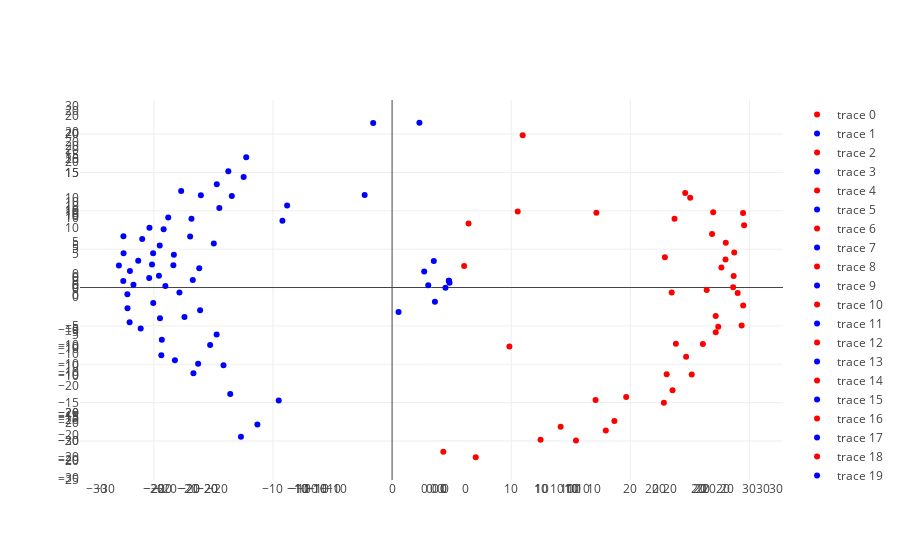

Source (notebook cell):
### Code cell
traces = []

for i, cn in enumerate(sorted(cong.items(), key=lambda x: int(x[0][1:]))):
    sen = cn[1]
    cols = [ c for c in sen.columns if c[0].lower() == 'v'] 
    dist = distance.pdist(sen[cols], metric='euclidean')
    mds = MDS(dissimilarity='precomputed').fit_transform(distance.squareform(dist))

    names = sen.name.values
    dem = np.where(sen.party == 100)[0]
    rep = np.where(sen.party == 200)[0]
    
    names[i], (mds[i, 0], mds[i, 1])
    
    trace1 = Scatter(
        x=mds[rep, 0],
        y=mds[rep, 1],
        text=names[rep],
        mode='markers',
        xaxis='x' + str(i),
        yaxis='y' + str(i),
        marker=Marker(color="red")
        )
    
    trace2 = Scatter(
        x=mds[dem, 0],
        y=mds[dem, 1],
        text=names[dem],
        mode='markers',
        xaxis='x' + str(i),
        yaxis='y' + str(i),
        marker=Marker(color="blue")
        )
    
    traces.append(trace1)
    traces.append(trace2)

layout = Layout(
    xaxis=XAxis(
        domain=[0, 0.45]
    ),
    yaxis=YAxis(
        domain=[0, 0.45]
    ),
    xaxis2=XAxis(
        domain=[0.55, 1]
    ),
    xaxis3=XAxis(
        domain=[0, 0.45],
        anchor='y3'
    ),
    xaxis4=XAxis(
        domain=[0.55, 1],
        anchor='y4'
    ),
    yaxis2=YAxis(
        domain=[0, 0.45],
        anchor='x2'
    ),
    yaxis3=YAxis(
        domain=[0.55, 1]
    ),
    yaxis4=YAxis(
        domain=[0.55, 1],
        anchor='x4'
    )
)

data = Data(traces)
fig = Figure(data=data)

iplot(data, filename='senate partisanship')

### Figure 1 — Plotly figure (JSON) as saved in the notebook; plotly's stock layout.template omitted (floating-point values rounded to 4 significant figures)
{"data": [{"marker": {"color": "red"}, "mode": "markers", "text": ["BUSH       ", "STEVENS, TH", "MURKOWSKI, ", "MCCAIN, JOH", "WILSON, PET", "ARMSTRONG, ", "ROTH, WILLI", "MACK, CONNI", "MCCLURE, JA", "SYMMS, STEV", "COATS, DANI", "LUGAR, RICH", "QUAYLE, JOH", "GRASSLEY, C", "DOLE, BOB  ", "KASSEBAUM, ", "MCCONNELL J", "COHEN, WILL", "BOSCHWITZ, ", "DURENBERGER", "COCHRAN, TH", "LOTT,TRENT ", "DANFORTH, J", "BOND, CHRIS", "BURNS, CONR", "HUMPHREY, G", "RUDMAN, WAR", "DOMENICI, P", "D'AMATO, AL", "HELMS, JESS", "NICKLES, DO", "HATFIELD, M", "PACKWOOD, R", "HEINZ, H. J", "SPECTER, AR", "CHAFEE, JOH", "THURMOND, J", "PRESSLER, L", "GRAMM, WILL", "GARN, JAKE ", "HATCH, ORRI", "JEFFORDS, J", "WARNER, JOH", "GORTON, SLA", "KASTEN, ROB", "WALLOP, MAL", "SIMPSON, AL"], "type": "scatter", "x": [-1.189, -10.55, -9.508, -14.04, -19.89, 6.232, -21.26, -12.03, 2.603, -1.666, -14.21, -11.63, -2.205, -18.29, -2.075, 4.271, -6.107, -17.61, -15.49, -18.11, -1.799, 2.613, -15.24, 1.837, -8.162, 10.7, -18.49, -6.79, -18.53, -14.5, -9.793, 22.59, -14.13, -13.39, -19.85, 10.33, -4.43, -23.11, -7.381, -2.635, 6.047, -15.26, 5.755, -8.742, -16.93, -4.854, 0.2106], "xaxis": "x0", "y": [-7.579, -5.758, -16.02, -13.31, -4.318, -24.14, -11.46, -20.25, -25.12, -26.44, -16.93, -14.11, -2.349, -15.59, -19.2, -13.23, -18.65, 7.175, -11.62, 2.723, -16.34, -21.94, -6.301, -19.77, -18.75, -23.51, -5.732, -9.779, -0.5695, -23.94, -22.0, -2.021, 4.489, 1.537, 4.686, -12.63, -20.12, -6.742, -21.41, -23.05, -20.58, 9.713, -15.18, -12.47, -11.29, -26.57, -16.77], "yaxis": "y0"}, {"marker": {"color": "blue"}, "mode": "markers", "text": ["SHELBY, RIC", "HEFLIN, HOW", "DECONCINI, ", "PRYOR, DAVI", "BUMPERS, DA", "CRANSTON, A", "WIRTH, TIMO", "DODD, CHRIS", "LIEBERMAN, ", "BIDEN, JOSE", "GRAHAM, BOB", "NUNN, SAM  ", "FOWLER, WYC", "INOUYE, DAN", "MATSUNAGA, ", "AKAKA      ", "SIMON, PAUL", "DIXON, ALAN", "HARKIN, TOM", "FORD, WENDE", "BREAUX, JOH", "JOHNSTON, J", "MITCHELL, G", "SARBANES, P", "MIKULSKI, B", "KENNEDY, ED", "KERRY,JOHN ", "RIEGLE, DON", "LEVIN, CARL", "BAUCUS, MAX", "EXON, JOHN ", "KERREY, ROB", "REID, HARRY", "BRYAN, RICH", "BRADLEY, WI", "LAUTENBERG,", "BINGAMAN, J", "MOYNIHAN, D", "SANFORD, TE", "BURDICK, QU", "CONRAD, KEN", "METZENBAUM,", "GLENN, JOHN", "BOREN, DAVI", "PELL, CLAIB", "HOLLINGS, E", "DASCHLE, TH", "GORE, ALBER", "SASSER, JAM", "BENTSEN, LL", "LEAHY, PATR", "ROBB, CHARL", "ADAMS, BROC", "BYRD, ROBER", "ROCKEFELLER", "KOHL, HERBE"], "type": "scatter", "x": [16.58, 16.67, 15.94, 15.02, 12.42, 0.2316, 9.164, -1.193, -8.315, -11.1, 7.163, 8.406, 12.91, 6.517, -2.054, -6.009, -2.986, 11.53, 14.87, 17.97, 14.25, 16.0, 2.705, 2.382, 5.403, 1.368, -6.159, 6.537, 16.3, 20.01, 17.29, -3.64, -7.182, 11.84, -10.94, -6.979, 17.36, 6.936, -7.084, 14.81, -14.79, 9.546, -1.627, 11.63, -3.414, 19.56, 9.711, 2.977, 0.3415, 3.384, 3.743, 4.985, 5.409, 21.23, 18.15, 10.87], "xaxis": "x0", "y": [-9.601, -12.41, 3.679, 9.73, 12.15, 21.7, 17.37, 16.43, 16.65, 17.5, 5.746, 1.243, 7.719, 10.35, 2.123, 5.784, 22.87, -1.715, 17.75, -1.541, -3.229, -1.11, 14.73, 18.56, 18.95, 21.94, 20.98, 15.26, 13.23, 1.929, -6.775, 14.63, 10.29, 5.381, 20.49, 19.49, 11.13, 20.71, 13.94, 15.17, 14.97, 22.31, 11.41, -6.45, 19.93, -3.785, 13.73, 11.18, 18.76, 5.259, 20.61, 3.648, 21.04, 5.405, 8.843, 17.17], "yaxis": "y0"}, {"marker": {"color": "red"}, "mode": "markers", "text": ["BUSH       ", "MURKOWSKI  ", "STEVENS    ", "MCCAIN     ", "SEYMOUR    ", "BROWN, HANK", "ROTH, WILLI", "MACK       ", "CRAIG      ", "SYMMS      ", "COATS      ", "LUGAR      ", "GRASSLEY   ", "DOLE       ", "KASSEBAUM  ", "MCCONNELL  ", "COHEN      ", "DURENBERGER", "COCHRAN    ", "LOTT       ", "BOND       ", "DANFORTH   ", "BURNS      ", "RUDMAN     ", "SMITH, ROBE", "DOMENICI   ", "D'AMATO    ", "HELMS      ", "NICKLES, DO", "HATFIELD   ", "PACKWOOD   ", "HEINZ      ", "SPECTER    ", "CHAFEE     ", "THURMOND   ", "PRESSLER   ", "GRAMM, PHIL", "GARN       ", "HATCH      ", "JEFFORDS   ", "WARNER     ", "GORTON     ", "KASTEN     ", "SIMPSON    ", "WALLOP     "], "type": "scatter", "x": [-3.129, 4.133, 4.832, -14.28, -4.795, -19.3, -20.18, -15.07, -9.055, -11.22, 0.632, 5.905, -16.04, 1.368, 9.085, -1.747, 16.78, 17.17, 0.2994, -7.819, -10.8, 10.91, -8.864, 14.07, -19.35, 2.603, 12.15, -4.388, -13.16, 19.5, 11.32, -1.085, 16.97, -17.92, -3.394, -11.44, -5.558, 3.961, -5.501, -18.54, -7.343, 8.148, 10.32, -1.22, -14.65], "xaxis": "x1", "y": [-7.197, -18.14, -15.0, -12.81, -13.68, -14.14, -10.04, -15.71, -24.51, -23.44, -23.02, -20.79, -10.34, -21.34, -13.06, -19.55, -9.131, -11.42, -17.96, -20.71, -12.4, -15.35, -18.61, -16.32, -19.43, -16.87, -12.18, -24.27, -17.47, -3.528, -6.32, -3.275, -6.38, -2.564, -19.11, -16.5, -22.45, -22.73, -17.79, 5.091, -13.03, -16.71, -19.39, -16.62, -21.58], "yaxis": "y1"}, {"marker": {"color": "blue"}, "mode": "markers", "text": ["HEFLIN     ", "SHELBY     ", "DECONCINI  ", "BUMPERS    ", "PRYOR      ", "CRANSTON   ", "WIRTH      ", "DODD       ", "LIEBERMAN  ", "BIDEN      ", "GRAHAM, BOB", "FOWLER     ", "NUNN       ", "AKAKA      ", "INOUYE     ", "DIXON, ALAN", "SIMON      ", "HARKIN     ", "FORD, WENDE", "BREAUX     ", "JOHNSTON, B", "MITCHELL, G", "MIKULSKI   ", "SARBANES   ", "KENNEDY, ED", "KERRY, JOHN", "LEVIN, CARL", "RIEGLE     ", "WELLSTONE  ", "BAUCUS     ", "EXON       ", "KERREY, ROB", "BRYAN, RICH", "REID       ", "BRADLEY    ", "LAUTENBERG ", "BINGAMAN   ", "MOYNIHAN   ", "SANFORD    ", "BURDICK    ", "CONRAD     ", "BURDICK2   ", "GLENN      ", "METZENBAUM ", "BOREN      ", "WOFFORD    ", "PELL       ", "HOLLINGS   ", "DASCHLE    ", "GORE       ", "SASSER     ", "BENTSEN    ", "LEAHY      ", "ROBB       ", "ADAMS      ", "BYRD, ROBER", "ROCKEFELLER", "KOHL       "], "type": "scatter", "x": [-17.39, 13.35, -15.77, -9.202, -4.849, 15.07, 16.7, 12.48, 12.5, 13.31, -12.96, -10.58, 11.69, 4.549, 7.992, 7.456, -0.631, 9.825, -12.45, -12.18, -15.05, 6.55, 1.903, 6.806, 10.16, 8.84, 1.053, -1.284, 12.55, -2.34, -13.39, 5.232, -9.478, -12.82, 16.48, 6.419, 16.04, 12.75, -5.738, 2.916, 19.81, 0.4586, -6.278, 3.246, -10.19, 6.711, 11.24, 20.53, -4.122, 1.012, -3.769, -2.166, 3.934, -4.57, 8.111, -15.94, -0.1064, -8.733], "xaxis": "x1", "y": [0.8581, -4.652, 12.8, 10.58, 5.223, 12.49, 8.879, 8.831, 7.032, 13.73, 15.29, 15.56, 1.979, 15.39, 7.417, 2.042, 22.26, 11.25, 6.939, 4.089, 5.649, 16.48, 15.36, 19.26, 17.19, 17.48, 18.98, 18.65, 19.8, 12.92, 8.726, 8.413, 13.43, 12.42, 13.29, 20.36, 5.753, 15.36, 13.81, 7.2, 4.957, -1.743, 17.53, 22.68, 2.855, 12.98, 14.76, -0.5545, 17.26, 10.09, 19.7, 4.408, 19.65, 8.761, 18.97, 11.28, 16.69, 18.96], "yaxis": "y1"}, {"marker": {"color": "red"}, "mode": "markers", "text": ["MURKOWSKI  ", "STEVENS    ", "MCCAIN     ", "BROWN, HANK", "ROTH, WILLI", "MACK       ", "COVERDELL  ", "CRAIG      ", "KEMPTHORNE ", "COATS      ", "LUGAR      ", "GRASSLEY   ", "DOLE       ", "KASSEBAUM  ", "MCCONNELL  ", "COHEN      ", "DURENBERGER", "COCHRAN    ", "LOTT       ", "BOND       ", "DANFORTH   ", "BURNS      ", "GREGG      ", "SMITH, ROBE", "DOMENICI   ", "D'AMATO    ", "FAIRCLOTH  ", "HELMS      ", "NICKLES, DO", "INHOFE     ", "HATFIELD   ", "PACKWOOD   ", "SPECTER    ", "CHAFEE     ", "THURMOND   ", "PRESSLER   ", "HUTCHISON  ", "GRAMM, PHIL", "BENNETT    ", "HATCH      ", "JEFFORDS   ", "WARNER     ", "GORTON     ", "SIMPSON    ", "WALLOP     "], "type": "scatter", "x": [-16.09, -6.164, -27.71, -13.67, -2.901, -24.08, -22.31, -22.6, -22.01, -23.95, -23.29, -12.26, -20.89, -19.68, -16.35, 0.4725, -17.37, -12.84, -18.2, -18.7, -22.67, -20.86, -27.86, -22.4, -9.196, -7.642, -28.71, -27.14, -27.34, -2.731, 12.52, 1.536, 4.962, 8.286, -19.71, -26.11, -13.63, -23.45, -16.35, -18.96, -13.49, -20.88, -5.977, -11.27, -18.57], "xaxis": "x2", "y": [-13.25, -18.11, -2.014, -26.32, -26.8, -7.358, -8.682, -16.09, -16.86, -1.52, 1.676, -22.75, -12.81, 6.834, -17.87, -19.81, 11.49, -15.67, -19.18, -2.301, 9.055, -5.264, 2.373, -21.63, -15.88, -22.86, -11.94, -15.7, -8.027, -2.881, -21.24, -22.66, -20.38, -19.79, -9.992, -4.982, -5.944, -11.68, -15.21, -14.26, 18.04, 2.615, -21.51, -18.76, -24.45], "yaxis": "y2"}, {"marker": {"color": "blue"}, "mode": "markers", "text": ["CLINTON    ", "HEFLIN     ", "SHELBY     ", "DECONCINI  ", "BUMPERS    ", "PRYOR      ", "BOXER      ", "FEINSTEIN  ", "CAMPBELL   ", "DODD       ", "LIEBERMAN  ", "BIDEN      ", "GRAHAM, BOB", "NUNN       ", "AKAKA      ", "INOUYE     ", "MOSELEY-BRA", "SIMON      ", "HARKIN     ", "FORD, WENDE", "BREAUX     ", "JOHNSTON, B", "MITCHELL, G", "MIKULSKI   ", "SARBANES   ", "KENNEDY, ED", "KERRY, JOHN", "LEVIN, CARL", "RIEGLE     ", "WELLSTONE  ", "BAUCUS     ", "EXON       ", "KERREY, ROB", "BRYAN, RICH", "REID       ", "BRADLEY    ", "LAUTENBERG ", "BINGAMAN   ", "MOYNIHAN   ", "CONRAD     ", "DORGAN     ", "GLENN      ", "METZENBAUM ", "BOREN      ", "WOFFORD    ", "PELL       ", "HOLLINGS   ", "DASCHLE    ", "MATHEWS    ", "SASSER     ", "KRUEGER    ", "LEAHY      ", "ROBB       ", "MURRAY     ", "BYRD, ROBER", "ROCKEFELLER", "FEINGOLD   ", "KOHL       "], "type": "scatter", "x": [1.522, -9.342, 4.149, 20.97, 10.08, 11.75, 22.91, 11.31, 14.45, 10.65, 0.5446, 17.15, 6.395, -5.795, 15.0, 9.148, 20.48, 24.59, 21.9, 4.669, 0.6838, -0.1999, 17.84, 12.55, 16.76, 18.1, 16.97, 20.28, 14.58, 25.81, 12.26, -5.01, 12.52, 3.918, 7.577, 16.01, 22.27, 5.177, 21.96, 18.12, 18.76, 12.18, 25.21, -1.871, 18.69, 20.88, -2.311, 13.68, 14.65, 4.039, -1.095, 20.52, 5.551, 17.86, 2.222, 11.8, 26.54, 20.2], "xaxis": "x2", "y": [-1.146, 18.35, -15.48, -7.389, 20.25, 4.597, 1.997, 8.474, -7.406, 15.89, 17.6, 4.342, 15.55, 14.19, 12.79, 9.498, 13.3, 5.813, 5.452, 13.42, 12.76, 15.35, 13.95, 16.39, 12.11, 10.42, 15.36, 10.07, 15.57, 0.9604, 0.873, 18.35, -3.658, 19.61, 20.59, 19.61, -3.502, 8.588, 4.043, -6.754, -5.169, 19.27, 7.476, 20.58, 1.262, 12.04, 22.97, 8.86, 0.008809, 21.75, -1.683, 7.242, 17.68, 7.093, 24.13, 13.22, -5.909, -11.27], "yaxis": "y2"}, {"marker": {"color": "red"}, "mode": "markers", "text": ["SHELBY     ", "MURKOWSKI  ", "STEVENS    ", "KYL        ", "MCCAIN     ", "BROWN, HANK", "CAMPBELLR   ", "ROTH, WILLI", "MACK       ", "COVERDELL  ", "CRAIG      ", "KEMPTHORNE ", "COATS      ", "LUGAR      ", "GRASSLEY   ", "DOLE       ", "FRAHM      ", "KASSEBAUM  ", "MCCONNELL  ", "COHEN      ", "SNOWE      ", "ABRAHAM    ", "GRAMS      ", "COCHRAN    ", "LOTT       ", "ASHCROFT   ", "BOND       ", "BURNS      ", "GREGG      ", "SMITH, ROBE", "DOMENICI   ", "D'AMATO    ", "FAIRCLOTH  ", "HELMS      ", "DEWINE     ", "INHOFE     ", "NICKLES, DO", "HATFIELD   ", "PACKWOOD   ", "SANTORUM   ", "SPECTER    ", "CHAFEE     ", "THURMOND   ", "PRESSLER   ", "FRIST      ", "THOMPSON   ", "GRAMM, PHIL", "HUTCHISON  ", "BENNETT    ", "HATCH      ", "JEFFORDS   ", "WARNER     ", "GORTON     ", "SIMPSON    ", "THOMAS     "], "type": "scatter", "x": [0.4602, -7.741, -2.672, -24.1, -27.62, -28.0, -18.48, -24.7, -2.61, -12.4, -14.14, -13.49, -18.55, 1.469, -22.21, -13.2, 1.073, -20.66, -7.777, -20.75, 10.98, -17.08, -20.38, -2.428, -11.38, -15.87, -2.185, -9.502, -21.74, -22.69, -7.185, 1.389, -19.89, -10.19, 3.626, -17.37, -18.92, 12.19, -10.06, -15.0, 15.19, -23.85, -9.815, -4.688, -11.88, -24.1, -7.82, -14.38, -4.504, -4.973, 18.45, -11.21, -20.49, -16.61, -19.71], "xaxis": "x3", "y": [25.69, 19.35, 16.14, 15.97, 6.237, 9.891, -1.775, 2.983, 26.35, 20.4, 22.28, 22.82, 16.47, 22.9, 9.518, 10.76, 0.7013, 0.5909, 23.42, -8.52, 17.98, 12.46, 18.22, 22.46, 23.75, 23.93, 19.22, 19.45, 11.57, 17.37, 15.12, 20.4, 21.98, 27.05, 23.3, 20.91, 19.6, 22.69, -1.182, 14.4, 18.38, -5.475, 21.85, 25.09, 16.75, 10.42, 26.91, 18.56, 20.78, 23.6, 16.42, 14.13, 6.794, 5.404, 14.85], "yaxis": "y3"}, {"marker": {"color": "blue"}, "mode": "markers", "text": ["CLINTON    ", "HEFLIN     ", "BUMPERS    ", "PRYOR      ", "BOXER      ", "FEINSTEIN  ", "CAMPBELLD   ", "DODD       ", "LIEBERMAN  ", "BIDEN      ", "GRAHAM, BOB", "NUNN       ", "AKAKA      ", "INOUYE     ", "MOSELEY-BRA", "SIMON      ", "HARKIN     ", "FORD, WENDE", "BREAUX     ", "JOHNSTON, B", "MIKULSKI   ", "SARBANES   ", "KENNEDY, ED", "KERRY, JOHN", "LEVIN, CARL", "WELLSTONE  ", "BAUCUS     ", "EXON       ", "KERREY, BOB", "BRYAN, RICH", "REID       ", "BRADLEY    ", "LAUTENBERG ", "BINGAMAN   ", "MOYNIHAN   ", "CONRAD     ", "DORGAN     ", "GLENN      ", "WYDEN      ", "PELL       ", "HOLLINGS   ", "DASCHLE    ", "LEAHY      ", "ROBB       ", "MURRAY     ", "BYRD, ROBER", "ROCKEFELLER", "FEINGOLD   ", "KOHL       "], "type": "scatter", "x": [3.704, -16.04, 10.97, 9.161, 18.53, 27.8, 0.03111, 27.21, 27.62, 19.15, 22.19, 22.66, 21.34, 25.27, 28.32, 2.247, 9.957, 24.18, -6.867, 26.83, 20.47, 20.25, 18.38, 15.0, 16.06, 12.33, -12.77, 21.51, -2.551, -2.43, -7.02, 5.831, 14.4, 13.63, 5.595, 10.43, 4.834, 24.29, 3.045, 26.22, -9.797, 18.95, 23.1, 25.25, 23.85, -6.291, 17.69, 4.571, 1.077], "xaxis": "x3", "y": [-4.932, -18.54, -25.14, -21.13, -26.14, -4.787, -3.284, -11.1, 1.409, -11.14, -7.314, 6.395, -21.06, -8.515, -13.3, -31.89, -28.33, -4.17, -20.96, 3.92, -14.53, -23.14, -24.26, -22.73, -26.05, -30.2, -23.01, -1.522, -26.57, -24.5, -24.3, -23.88, -27.4, -17.0, -29.35, -20.83, -25.72, -13.81, -9.227, -16.16, -26.48, -19.92, -20.28, -1.361, -18.79, -30.0, -16.36, -32.89, -27.01], "yaxis": "y3"}, {"marker": {"color": "red"}, "mode": "markers", "text": ["SESSIONS   ", "SHELBY     ", "MURKOWSKI  ", "STEVENS    ", "KYL        ", "MCCAIN     ", "HUTCHINSON,", "ALLARD     ", "CAMPBELL   ", "ROTH, WILLI", "MACK       ", "COVERDELL  ", "CRAIG      ", "KEMPTHORNE ", "COATS      ", "LUGAR      ", "GRASSLEY   ", "BROWNBACK  ", "ROBERTS    ", "MCCONNELL  ", "COLLINS    ", "SNOWE      ", "ABRAHAM    ", "GRAMS      ", "COCHRAN    ", "LOTT       ", "ASHCROFT   ", "BOND       ", "BURNS      ", "HAGEL      ", "GREGG      ", "SMITH, ROBE", "DOMENICI   ", "D'AMATO    ", "FAIRCLOTH  ", "HELMS      ", "DEWINE     ", "INHOFE     ", "NICKLES, DO", "SMITH, GORD", "SANTORUM   ", "SPECTER    ", "CHAFEE     ", "THURMOND   ", "FRIST      ", "THOMPSON   ", "GRAMM, PHIL", "HUTCHISON, ", "BENNETT    ", "HATCH      ", "JEFFORDS   ", "WARNER     ", "GORTON     ", "ENZI       ", "THOMAS     "], "type": "scatter", "x": [12.48, 20.88, 13.66, 17.27, 6.767, -2.53, 7.61, 15.75, 0.07207, 8.766, 17.15, 18.26, 18.5, 11.37, 1.694, 6.796, 5.167, 16.79, 8.443, 16.41, 13.19, 13.52, 9.342, 19.75, 17.33, 16.1, 9.301, 17.63, 12.35, 19.61, 21.23, 12.5, 14.84, 10.69, 2.384, 3.469, 13.16, 11.4, 14.32, 11.26, 4.05, -10.66, 11.17, 14.73, 11.31, 0.4197, 9.657, 6.897, 14.71, 12.26, 9.827, 19.95, 19.41, 16.91, 13.48], "xaxis": "x4", "y": [-17.87, -6.047, -6.157, 5.532, -21.69, -18.64, -18.59, -16.37, -14.15, -0.2141, -4.113, -7.191, -10.1, -13.72, -18.2, -6.076, -12.59, -14.38, -11.81, -9.961, 9.951, 11.85, -10.76, -11.55, 1.934, -7.923, -22.13, -0.5049, -10.53, -3.448, -1.818, -20.92, 2.305, 8.69, -23.22, -21.4, 1.535, -20.05, -17.34, -1.216, -15.37, -12.25, 12.62, -10.47, -7.073, -19.67, -20.02, -14.98, -0.5383, -3.374, 15.48, 1.218, 4.273, -12.94, -13.86], "yaxis": "y4"}, {"marker": {"color": "blue"}, "mode": "markers", "text": ["CLINTON    ", "BUMPERS    ", "BOXER      ", "FEINSTEIN  ", "DODD       ", "LIEBERMAN  ", "BIDEN      ", "GRAHAM, BOB", "CLELAND    ", "AKAKA      ", "INOUYE     ", "DURBIN     ", "MOSELEY-BRA", "HARKIN     ", "FORD, WENDE", "BREAUX     ", "LANDRIEU   ", "MIKULSKI   ", "SARBANES   ", "KENNEDY, ED", "KERRY, JOHN", "LEVIN, CARL", "WELLSTONE  ", "BAUCUS     ", "KERREY, BOB", "BRYAN, RICH", "REID       ", "LAUTENBERG ", "TORRICELLI ", "BINGAMAN   ", "MOYNIHAN   ", "CONRAD     ", "DORGAN     ", "GLENN      ", "WYDEN      ", "REED       ", "HOLLINGS   ", "DASCHLE    ", "JOHNSON    ", "LEAHY      ", "ROBB       ", "MURRAY     ", "BYRD, ROBER", "ROCKEFELLER", "FEINGOLD   ", "KOHL       "], "type": "scatter", "x": [-4.38, -14.82, -14.05, -12.57, -12.43, -11.84, -16.01, -16.28, -21.87, -17.79, -10.3, -19.14, -19.89, -12.05, -21.14, -15.75, -15.62, -15.63, -17.46, -20.71, -15.62, -21.0, -13.21, -5.506, -5.443, -19.83, -18.96, -19.95, -9.353, -9.234, -3.04, -21.57, -22.48, -8.123, -6.0, -18.06, 1.228, -18.99, -22.11, -20.5, -18.65, -12.6, 2.673, -16.37, -4.58, -1.789], "xaxis": "x4", "y": [0.3647, 20.02, 16.55, 8.152, 11.45, 2.127, 3.282, -3.517, -0.9963, 10.63, 10.5, 14.22, 3.556, 20.83, -6.065, -8.462, 1.053, 11.42, 15.77, 13.66, 14.34, 9.738, 23.53, 11.77, 15.89, -3.31, -2.447, 11.12, 17.64, 15.16, 18.06, 0.5418, 1.874, 18.63, 20.16, 14.5, 20.62, 6.184, 5.317, 6.824, -7.159, 15.3, 22.85, 7.111, 25.26, 21.78], "yaxis": "y4"}, {"marker": {"color": "red"}, "mode": "markers", "text": ["SESSIONS", "SHELBY", "MURKOWSKI", "STEVENS", "KYL", "MCCAIN", "HUTCHINSON", "ALLARD", "CAMPBELL", "ROTH  WILLI", "MACK", "COVERDELL", "CRAIG", "CRAPO", "FITZGERALD", "LUGAR", "GRASSLEY", "BROWNBACK", "ROBERTS", "BUNNING", "MCCONNELL", "COLLINS", "SNOWE", "ABRAHAM", "GRAMS", "COCHRAN", "LOTT", "ASHCROFT", "BOND", "BURNS", "HAGEL", "GREGG", "SMITH  ROBE", "DOMENICI", "HELMS", "DEWINE", "VOINOVICH", "INHOFE", "NICKLES  DO", "SMITH  GORD", "SANTORUM", "SPECTER", "CHAFEE", "CHAFEE", "THURMOND", "FRIST", "THOMPSON", "GRAMM  PHIL", "HUTCHISON", "BENNETT", "HATCH", "JEFFORDS", "WARNER", "GORTON", "ENZI", "THOMAS"], "type": "scatter", "x": [-21.42, -8.321, -13.51, -5.626, -15.27, -17.28, -20.43, -18.57, -19.68, 0.4455, -11.71, -15.73, -18.1, -16.6, -19.0, -2.97, -8.598, -18.82, -13.81, -23.02, -12.79, 4.764, -15.37, -13.58, -20.22, -11.0, -14.65, -19.29, -10.4, -15.4, -9.781, -21.38, -26.05, -8.698, -24.29, -16.2, 0.3761, -14.44, -19.57, -2.894, -15.54, 10.07, 6.812, -2.722, -18.2, -13.28, -7.662, -22.09, -17.01, -9.256, -10.27, 9.418, -4.983, -7.115, -19.93, -15.64], "xaxis": "x5", "y": [5.666, 19.45, 13.16, 17.28, 18.42, -9.576, 2.357, 14.97, -2.041, 17.93, 11.31, 6.931, 11.13, 11.02, -6.478, 18.02, 17.02, 9.079, 9.782, 3.672, 14.79, 19.35, -12.21, -0.2599, 8.147, 13.74, 12.93, 5.378, 15.79, 4.761, 19.41, -0.2283, -2.387, 12.08, 0.9338, -3.681, 23.35, 20.32, 14.54, 15.94, 2.315, 19.14, 11.62, -9.072, 4.22, 8.197, 21.74, 10.54, 1.163, 10.29, 7.721, 16.53, 13.44, 15.05, 12.65, 16.03], "yaxis": "y5"}, {"marker": {"color": "blue"}, "mode": "markers", "text": ["CLINTON", "LINCOLN", "BOXER", "FEINSTEIN", "DODD", "LIEBERMAN", "BIDEN", "GRAHAM  BOB", "CLELAND", "MILLER", "AKAKA", "INOUYE", "DURBIN", "BAYH", "HARKIN", "BREAUX", "LANDRIEU", "MIKULSKI", "SARBANES", "KENNEDY  ED", "KERRY  JOHN", "LEVIN  CARL", "WELLSTONE", "BAUCUS", "KERREY  BOB", "BRYAN  RICH", "REID", "LAUTENBERG", "TORRICELLI", "BINGAMAN", "MOYNIHAN", "SCHUMER", "EDWARDS", "CONRAD", "DORGAN", "WYDEN", "REED", "HOLLINGS", "DASCHLE", "JOHNSON", "LEAHY", "ROBB", "MURRAY", "BYRD  ROBER", "ROCKEFELLER", "FEINGOLD", "KOHL"], "type": "scatter", "x": [5.546, 2.878, 18.78, 10.93, 18.05, 20.07, 8.153, 4.697, 19.39, 0.8341, 19.46, 14.78, 16.18, 8.98, 23.31, -1.951, 4.522, 19.74, 20.79, 20.92, 15.4, 17.85, 27.26, 19.28, 5.754, 17.39, 21.47, 21.57, 2.237, 9.065, 18.01, 15.6, 12.91, 21.68, 22.77, 13.74, 22.27, 6.267, 15.15, 11.89, 23.68, 10.63, 13.86, 21.4, 17.17, 27.17, 8.735], "xaxis": "x5", "y": [1.688, -19.09, -17.92, -13.38, -5.552, 1.728, -20.64, -23.02, -5.084, -1.439, -11.3, -6.465, -17.55, -18.24, -8.944, -20.25, -17.54, -15.27, -13.97, -9.044, -12.44, -14.22, -3.327, -2.143, -18.91, -8.955, -6.696, -12.37, -22.5, -14.7, -0.2817, -15.53, -19.47, 0.9611, -1.019, -16.26, -10.61, -24.94, -10.39, -17.81, -3.982, -19.99, -13.38, 7.67, -12.52, 4.178, -22.42], "yaxis": "y5"}, {"marker": {"color": "red"}, "mode": "markers", "text": ["BUSH", "SESSIONS", "SHELBY", "MURKOWSKI", "STEVENS", "KYL", "MCCAIN", "HUTCHINSON", "ALLARD", "CAMPBELL", "CRAIG", "CRAPO", "FITZGERALD", "LUGAR", "GRASSLEY", "BROWNBACK", "ROBERTS", "BUNNING", "MCCONNELL", "COLLINS", "SNOWE", "COCHRAN", "LOTT", "BOND", "BURNS", "HAGEL", "ENSIGN", "GREGG", "SMITH  ROBE", "DOMENICI", "HELMS", "DEWINE", "VOINOVICH", "INHOFE", "NICKLES  DO", "SMITH  GORD", "SANTORUM", "SPECTER", "CHAFEE", "THURMOND", "FRIST", "THOMPSON", "GRAMM  PHIL", "HUTCHISON", "BENNETT", "HATCH", "JEFFORDS", "ALLEN", "WARNER", "ENZI", "THOMAS"], "type": "scatter", "x": [-2.482, -15.9, -11.98, -14.49, -11.1, -23.17, -8.805, -15.38, -21.88, -13.16, -18.76, -15.07, -11.68, -16.59, -16.91, -19.37, -18.01, -22.28, -19.03, -5.526, -4.122, -12.26, -20.92, -17.57, -15.85, -17.88, -17.18, -17.79, -21.46, -11.66, -13.32, -13.54, -15.57, -19.9, -23.11, -9.504, -20.71, -2.932, -1.751, -19.74, -19.38, -18.58, -23.57, -14.85, -17.9, -16.87, -2.452, -15.37, -12.06, -22.27, -22.17], "xaxis": "x6", "y": [-5.503, -12.39, 4.65, -2.927, -7.438, -8.483, 21.13, 11.06, 2.296, 6.471, 2.376, 2.746, 16.37, -9.366, 8.441, 9.063, 4.23, 0.4159, -2.553, 15.72, 16.22, -9.267, -4.817, -6.557, 0.517, 6.472, 13.85, -13.39, 9.832, -1.065, -15.16, 12.23, -15.51, 5.204, -4.894, 12.35, -0.6933, 18.71, -18.82, -7.819, -4.426, -10.97, 5.89, -10.68, -0.4175, -2.327, -14.8, -5.73, 9.52, -1.484, 3.592], "yaxis": "y6"}, {"marker": {"color": "blue"}, "mode": "markers", "text": ["LINCOLN", "BOXER", "FEINSTEIN", "DODD", "LIEBERMAN", "BIDEN", "CARPER", "GRAHAM  BOB", "NELSON  CLA", "CLELAND", "MILLER", "AKAKA", "INOUYE", "DURBIN", "BAYH", "HARKIN", "BREAUX", "LANDRIEU", "MIKULSKI", "SARBANES", "KENNEDY  ED", "KERRY  JOHN", "STABENOW", "LEVIN  CARL", "DAYTON", "WELLSTONE", "CARNAHAN", "BAUCUS", "NELSON  BEN", "REID", "CORZINE", "TORRICELLI", "BINGAMAN", "CLINTON", "SCHUMER", "EDWARDS", "CONRAD", "DORGAN", "WYDEN", "REED", "HOLLINGS", "DASCHLE", "JOHNSON", "LEAHY", "CANTWELL", "MURRAY", "BYRD  ROBER", "ROCKEFELLER", "FEINGOLD", "KOHL"], "type": "scatter", "x": [6.853, 22.7, 13.98, 19.43, 14.19, 17.18, 11.26, 13.73, 13.47, 9.305, -2.077, 17.32, 17.18, 21.58, 9.133, 19.75, 4.016, 7.668, 18.98, 21.7, 22.31, 17.86, 19.42, 20.63, 23.01, 23.27, 11.49, 7.279, 2.98, 17.65, 21.96, 13.66, 13.87, 20.51, 19.6, 13.19, 15.48, 13.88, 17.18, 22.67, 17.08, 14.92, 12.36, 20.62, 17.74, 18.97, 16.47, 17.19, 14.81, 12.04], "xaxis": "x6", "y": [-10.8, 5.06, 9.571, -9.459, -8.02, 6.339, 13.47, -13.81, -12.58, 11.56, 12.54, -4.34, -6.565, -5.702, -15.69, -7.186, 16.34, -13.43, -1.477, -1.42, 2.575, 0.6131, -2.807, -4.589, -0.006886, -3.538, -10.3, 15.36, 14.4, 1.962, -8.821, 13.5, 6.604, 4.417, 6.028, -3.107, -11.32, -5.954, 10.49, -1.193, -13.12, 0.9611, 2.581, 1.507, 7.989, 8.07, 14.63, -8.264, -20.02, -0.2031], "yaxis": "y6"}, {"marker": {"color": "red"}, "mode": "markers", "text": ["BUSH", "SESSIONS", "SHELBY", "MURKOWSKI", "STEVENS", "KYL", "MCCAIN", "ALLARD", "CAMPBELL", "CHAMBLISS", "CRAIG", "CRAPO", "FITZGERALD", "LUGAR", "GRASSLEY", "BROWNBACK", "ROBERTS", "BUNNING", "MCCONNELL", "COLLINS", "SNOWE", "COLEMAN", "COCHRAN", "LOTT", "TALENT", "BOND", "BURNS", "HAGEL", "ENSIGN", "GREGG", "SUNUNU", "DOMENICI", "DOLE", "DEWINE", "VOINOVICH", "INHOFE", "NICKLES  DO", "SMITH  GORD", "SANTORUM", "SPECTER", "CHAFEE", "GRAHAM", "FRIST", "ALEXANDER", "CORNYN", "HUTCHISON", "BENNETT", "HATCH", "ALLEN", "WARNER", "ENZI", "THOMAS"], "type": "scatter", "x": [1.371, 22.73, 16.49, 13.43, 16.45, 22.14, 12.41, 23.22, 12.39, 20.34, 22.37, 20.38, 16.4, 18.6, 17.81, 19.3, 18.88, 20.93, 21.07, 10.24, 7.216, 14.46, 18.76, 18.29, 16.07, 16.7, 19.79, 16.86, 18.53, 17.02, 19.59, 14.0, 17.56, 13.28, 15.42, 20.43, 22.81, 12.23, 20.43, 11.19, 7.02, 17.98, 20.13, 20.33, 22.38, 17.43, 16.71, 18.45, 18.03, 15.0, 22.63, 22.75], "xaxis": "x7", "y": [4.465, 3.991, 2.863, 2.082, -6.347, 8.951, -18.47, 1.212, 8.596, -3.289, -0.6936, 0.9689, 9.497, -10.23, -4.952, -8.818, -6.553, -2.091, -4.848, 15.91, -17.91, -10.21, -3.738, 5.298, -4.953, -2.816, -0.9797, -10.29, 12.11, 13.49, 11.58, -2.325, -7.793, -13.31, -14.04, 3.565, 6.868, -8.077, 7.617, 14.28, 19.2, 7.29, -5.385, -7.797, -2.601, -13.07, -0.3882, -1.224, 2.149, 5.454, 4.742, 2.617], "yaxis": "y7"}, {"marker": {"color": "blue"}, "mode": "markers", "text": ["PRYOR", "LINCOLN", "BOXER", "FEINSTEIN", "DODD", "LIEBERMAN", "BIDEN", "CARPER", "GRAHAM  BOB", "NELSON  CLA", "MILLER", "AKAKA", "INOUYE", "DURBIN", "BAYH", "HARKIN", "BREAUX", "LANDRIEU", "MIKULSKI", "SARBANES", "KENNEDY  ED", "KERRY  JOHN", "STABENOW", "LEVIN  CARL", "DAYTON", "BAUCUS", "NELSON  BEN", "REID", "CORZINE", "LAUTENBERG", "BINGAMAN", "CLINTON", "SCHUMER", "EDWARDS", "CONRAD", "DORGAN", "WYDEN", "REED", "HOLLINGS", "DASCHLE", "JOHNSON", "LEAHY", "CANTWELL", "MURRAY", "BYRD  ROBER", "ROCKEFELLER", "FEINGOLD", "KOHL"], "type": "scatter", "x": [-16.16, -14.36, -24.2, -20.46, -24.48, -10.72, -17.22, -16.92, -15.8, -17.22, 11.53, -20.97, -18.03, -25.37, -12.53, -22.29, -7.362, -13.9, -22.9, -24.92, -22.53, -6.589, -22.95, -25.13, -22.25, -11.32, -4.429, -18.87, -23.4, -24.32, -21.36, -22.2, -21.12, -11.29, -18.07, -18.73, -20.08, -24.8, -18.18, -20.92, -17.51, -21.52, -19.86, -20.44, -20.63, -23.43, -24.71, -19.34], "xaxis": "x7", "y": [-11.24, -12.2, 4.396, -3.691, -1.58, 10.86, 6.262, -14.97, 14.95, 8.292, -11.51, 10.68, 11.68, 1.366, 16.57, 10.49, -19.54, -14.38, -1.838, 2.982, 8.686, 13.39, -0.5039, 0.06196, -7.413, -16.8, -17.78, -6.003, 6.439, 8.353, -10.36, 4.64, 2.355, 13.03, -13.63, -9.865, -1.784, 6.011, 16.5, -7.608, -6.808, 6.7, 3.264, 1.006, 14.41, -4.702, -7.64, -0.971], "yaxis": "y7"}, {"marker": {"color": "red"}, "mode": "markers", "text": ["BUSH       ", "SESSIONS   ", "SHELBY     ", "MURKOWSKI  ", "STEVENS    ", "KYL        ", "MCCAIN     ", "ALLARD     ", "MARTINEZ   ", "CHAMBLISS  ", "ISAKSON    ", "CRAIG      ", "CRAPO      ", "LUGAR      ", "GRASSLEY   ", "BROWNBACK  ", "ROBERTS    ", "BUNNING    ", "MCCONNELL  ", "VITTER     ", "COLLINS    ", "SNOWE      ", "COLEMAN    ", "COCHRAN    ", "LOTT       ", "TALENT     ", "BOND       ", "BURNS      ", "HAGEL      ", "ENSIGN     ", "GREGG      ", "SUNUNU     ", "DOMENICI   ", "BURR       ", "DOLE       ", "DEWINE     ", "VOINOVICH  ", "INHOFE     ", "COBURN     ", "SMITH  GORD", "SANTORUM   ", "SPECTER    ", "CHAFEE     ", "DEMINT     ", "GRAHAM     ", "THUNE      ", "FRIST      ", "ALEXANDER  ", "CORNYN     ", "HUTCHISON  ", "BENNETT    ", "HATCH      ", "ALLEN      ", "WARNER     ", "ENZI       ", "THOMAS     "], "type": "scatter", "x": [0.4644, 23.2, 15.05, 12.33, 13.68, 21.9, 10.66, 23.67, 12.32, 18.45, 19.64, 15.19, 17.07, 11.63, 20.99, 14.81, 16.38, 22.78, 20.92, 18.0, 2.771, 0.02806, 7.11, 17.26, 16.37, 13.03, 19.5, 16.47, 13.57, 18.15, 20.16, 17.83, 11.73, 23.21, 18.88, 4.568, 9.299, 20.38, 18.27, 10.05, 17.44, 4.332, -4.759, 22.9, 13.61, 13.11, 20.43, 18.93, 20.84, 12.73, 14.9, 16.17, 19.75, 10.67, 18.71, 22.72], "xaxis": "x8", "y": [-3.048, -5.318, -1.66, 7.482, 9.683, -10.03, -19.69, 0.7306, -8.675, -3.275, -4.062, -7.057, -4.927, 15.22, 5.728, -12.01, 0.6164, -2.77, 1.584, -10.43, 17.25, -18.26, 13.05, 7.136, 4.307, 14.12, 7.628, 9.568, -10.63, -13.9, 13.58, 16.48, 3.442, -1.313, 2.364, -16.55, -14.64, -12.25, -16.19, 13.3, 11.41, 18.06, -19.76, -7.396, -14.7, -4.674, 4.623, 8.993, -6.566, 0.04672, 5.692, 3.145, -1.535, 10.41, -7.843, 2.293], "yaxis": "y8"}, {"marker": {"color": "blue"}, "mode": "markers", "text": ["PRYOR      ", "LINCOLN    ", "BOXER      ", "FEINSTEIN  ", "SALAZAR    ", "DODD       ", "LIEBERMAN  ", "BIDEN      ", "CARPER     ", "NELSON     ", "AKAKA      ", "INOUYE     ", "DURBIN     ", "OBAMA      ", "BAYH       ", "HARKIN     ", "LANDRIEU   ", "MIKULSKI   ", "SARBANES   ", "KENNEDY  ED", "KERRY  JOHN", "STABENOW   ", "LEVIN  CARL", "DAYTON     ", "BAUCUS     ", "NELSON  BEN", "REID       ", "CORZINE    ", "MENENDEZ   ", "LAUTENBERG ", "BINGAMAN   ", "CLINTON    ", "SCHUMER    ", "CONRAD     ", "DORGAN     ", "WYDEN      ", "REED       ", "JOHNSON    ", "LEAHY      ", "CANTWELL   ", "MURRAY     ", "BYRD  ROBER", "ROCKEFELLER", "FEINGOLD   ", "KOHL       "], "type": "scatter", "x": [-12.61, -14.24, -25.33, -18.59, -16.05, -21.8, -17.92, -17.17, -11.75, -15.36, -23.17, -17.77, -24.8, -22.84, -18.5, -24.13, -12.17, -21.12, -23.93, -25.56, -23.36, -19.55, -23.39, -21.13, -11.12, -0.05523, -20.0, -8.504, -8.406, -25.0, -17.33, -21.5, -21.61, -11.28, -16.21, -23.23, -23.88, -14.72, -24.1, -20.62, -21.2, -14.34, -14.93, -22.38, -17.05], "xaxis": "x8", "y": [11.11, 10.5, -3.812, 1.334, -7.023, 7.254, -13.31, 7.019, 13.32, -15.65, 4.71, -10.77, -1.069, -2.474, 9.419, 8.703, -15.93, 3.347, 1.515, 1.412, -6.314, -3.019, -3.846, 9.089, 16.5, -16.0, -4.677, 0.8892, -6.859, 2.777, 5.622, -6.536, -8.123, 18.19, 15.3, -9.606, 0.4821, -12.34, 5.952, -9.832, 0.1925, 18.66, -9.328, 14.63, -2.364], "yaxis": "y8"}, {"marker": {"color": "red"}, "mode": "markers", "text": ["BUSH       ", "SESSIONS   ", "SHELBY     ", "MURKOWSKI  ", "STEVENS    ", "KYL        ", "MCCAIN     ", "ALLARD     ", "MARTINEZ   ", "CHAMBLISS  ", "ISAKSON    ", "CRAIG      ", "CRAPO      ", "LUGAR      ", "GRASSLEY   ", "BROWNBACK  ", "ROBERTS    ", "BUNNING    ", "MCCONNELL  ", "VITTER     ", "COLLINS    ", "SNOWE      ", "COLEMAN    ", "COCHRAN    ", "LOTT       ", "WICKER     ", "BOND       ", "HAGEL      ", "ENSIGN     ", "GREGG      ", "SUNUNU     ", "DOMENICI   ", "BURR       ", "DOLE       ", "VOINOVICH  ", "INHOFE     ", "COBURN     ", "SMITH  GORD", "SPECTER    ", "DEMINT     ", "GRAHAM     ", "THUNE      ", "CORKER     ", "ALEXANDER  ", "CORNYN     ", "HUTCHISON  ", "BENNETT    ", "HATCH      ", "WARNER     ", "ENZI       ", "THOMAS     ", "BARASSO    "], "type": "scatter", "x": [-4.285, -24.88, -22.88, -14.52, -12.54, -26.92, -4.831, -23.96, -7.236, -22.05, -20.67, -14.75, -17.22, -16.42, -20.79, -10.7, -15.92, -17.61, -22.85, -19.1, 6.955, 8.93, -10.46, -18.99, -9.153, -4.028, -20.78, -0.9464, -16.42, -26.31, -23.52, -15.73, -22.3, -15.6, -15.2, -19.99, -13.67, -7.982, -8.222, -19.09, -12.52, -18.04, -9.902, -18.26, -21.55, -19.12, -21.02, -19.11, -3.642, -21.41, -5.975, -6.902], "xaxis": "x9", "y": [-4.9, -5.281, -1.127, 10.9, 6.958, -9.372, -11.19, -12.16, -19.22, -7.193, -6.55, -12.15, -12.07, 13.7, 9.129, -14.19, -0.9932, -17.9, -3.894, -16.56, -16.97, -14.73, 10.31, 2.438, -11.53, -7.253, 6.529, -22.32, -19.98, 2.362, 6.345, 8.796, -12.89, -6.625, 17.48, -19.19, -25.26, 14.27, 17.05, -22.64, -19.8, -9.459, -18.16, 0.347, -10.18, -2.579, 3.61, 5.328, -16.12, -15.36, -2.277, -21.52], "yaxis": "y9"}, {"marker": {"color": "blue"}, "mode": "markers", "text": ["PRYOR      ", "LINCOLN    ", "BOXER      ", "FEINSTEIN  ", "SALAZAR    ", "DODD       ", "LIEBERMAN  ", "BIDEN      ", "CARPER     ", "NELSON     ", "AKAKA      ", "INOUYE     ", "DURBIN     ", "OBAMA      ", "BAYH       ", "HARKIN     ", "LANDRIEU   ", "MIKULSKI   ", "CARDIN     ", "KENNEDY  ED", "KERRY  JOHN", "STABENOW   ", "LEVIN  CARL", "KLOBUCHAR  ", "MCCASKILL  ", "BAUCUS     ", "TESTER     ", "NELSON  BEN", "REID       ", "MENENDEZ   ", "LAUTENBERG ", "BINGAMAN   ", "CLINTON    ", "SCHUMER    ", "CONRAD     ", "DORGAN     ", "BROWN      ", "WYDEN      ", "CASEY      ", "WHITEHOUSE ", "REED       ", "JOHNSON    ", "LEAHY      ", "WEBB       ", "CANTWELL   ", "MURRAY     ", "BYRD  ROBER", "ROCKEFELLER", "FEINGOLD   ", "KOHL       "], "type": "scatter", "x": [15.46, 15.89, 14.09, 11.82, 14.7, 7.197, 6.541, 6.899, 14.3, 19.53, 18.52, 12.62, 17.52, 3.303, 15.58, 20.36, 15.56, 16.52, 16.05, 8.703, 12.98, 21.65, 20.0, 13.95, 4.572, 18.53, 20.75, 12.45, 11.53, 17.56, 17.95, 17.62, 7.085, 16.65, 18.64, 20.57, 15.77, 20.91, 15.28, 15.91, 15.42, 5.644, 19.88, 19.58, 20.0, 17.27, 19.89, 16.01, 11.09, 18.04], "xaxis": "x9", "y": [-6.864, -4.5, 15.15, 9.688, 1.184, 16.7, 8.557, 14.88, -2.203, 0.8226, 6.543, 3.082, 10.78, 15.56, -12.34, 9.631, -10.39, 3.17, 9.664, 17.71, 13.91, 3.649, 4.344, 8.723, 20.12, -5.364, -5.026, -11.16, 16.15, 13.5, 12.6, 7.158, 13.39, 11.8, -2.768, -3.388, 12.13, 5.957, 5.572, 14.58, 13.55, -2.672, 10.74, -0.6998, 7.559, 8.829, -8.191, -0.9274, 21.6, 4.904], "yaxis": "y9"}, {"marker": {"color": "red"}, "mode": "markers", "text": ["SESSIONS   ", "SHELBY     ", "MURKOWSKI  ", "KYL        ", "MCCAIN     ", "MARTINEZ   ", "LEMIEUX    ", "CHAMBLISS  ", "ISAKSON    ", "RISCH      ", "CRAPO      ", "KIRK       ", "LUGAR      ", "GRASSLEY   ", "BROWNBACK  ", "ROBERTS    ", "BUNNING    ", "MCCONNELL  ", "VITTER     ", "COLLINS    ", "SNOWE      ", "BROWN      ", "COCHRAN    ", "WICKER     ", "BOND       ", "JOHANNS    ", "ENSIGN     ", "GREGG      ", "BURR       ", "VOINOVICH  ", "INHOFE     ", "COBURN     ", "SPECTER    ", "DEMINT     ", "GRAHAM     ", "THUNE      ", "CORKER     ", "ALEXANDER  ", "CORNYN     ", "HUTCHISON  ", "BENNETT    ", "HATCH      ", "ENZI       ", "BARASSO    "], "type": "scatter", "x": [27.65, 22.82, 12.47, 29.47, 28.01, 10.54, 17.15, 26.41, 23.47, 27.38, 27.17, 6.049, 15.44, 25.02, 23.82, 24.68, 29.34, 27.17, 24.61, 4.299, 10.96, 9.85, 18.66, 25.15, 14.15, 23.71, 26.96, 17.08, 26.86, 7.023, 28.72, 29.46, 6.418, 29.55, 26.09, 28.68, 23.54, 17.94, 27.99, 22.9, 19.65, 23.05, 28.63, 29.01], "xaxis": "x10", "y": [2.605, -15.02, -19.83, -2.338, 5.833, 9.893, 9.758, -0.3303, -0.6496, -5.102, -5.829, 2.799, -19.93, 11.69, -7.331, -9.019, -4.934, -3.719, 12.33, -21.41, 19.84, -7.676, -17.4, -11.34, -18.15, 8.979, 9.807, -14.66, 6.962, -22.12, 4.579, 9.717, 8.343, 8.129, -7.354, 1.51, -13.4, -18.62, 3.641, 3.942, -14.28, -11.29, 0.02138, -0.7247], "yaxis": "y10"}, {"marker": {"color": "blue"}, "mode": "markers", "text": ["OBAMA      ", "BEGICH     ", "PRYOR      ", "LINCOLN    ", "BOXER      ", "FEINSTEIN  ", "UDALL      ", "SALAZAR    ", "BENNET     ", "DODD       ", "LIEBERMAN  ", "BIDEN      ", "KAUFMAN    ", "COONS      ", "CARPER     ", "NELSON     ", "AKAKA      ", "INOUYE     ", "DURBIN     ", "BURRIS     ", "BAYH       ", "HARKIN     ", "LANDRIEU   ", "MIKULSKI   ", "CARDIN     ", "KENNEDY  ED", "KIRK       ", "KERRY  JOHN", "STABENOW   ", "LEVIN  CARL", "KLOBUCHAR  ", "FRANKEN    ", "MCCASKILL  ", "BAUCUS     ", "TESTER     ", "NELSON  BEN", "REID       ", "SHAHEEN    ", "MENENDEZ   ", "LAUTENBERG ", "BINGAMAN   ", "UDALL      ", "CLINTON    ", "GILLIBRAND ", "SCHUMER    ", "HAGAN      ", "CONRAD     ", "DORGAN     ", "BROWN      ", "MERKLEY    ", "WYDEN      ", "CASEY      ", "SPECTER    ", "WHITEHOUSE ", "REED       ", "JOHNSON    ", "LEAHY      ", "WEBB       ", "WARNER     ", "CANTWELL   ", "MURRAY     ", "BYRD  ROBER", "GOODWIN    ", "MANCHIN    ", "ROCKEFELLER", "FEINGOLD   ", "KOHL       "], "type": "scatter", "x": [2.696, -14.5, -14.15, -9.516, -20.05, -19.18, -18.23, 4.767, -13.75, -18.36, -12.25, 4.825, -17.43, 3.502, -19.33, -14.73, -21.31, -20.15, -22.54, -17.85, -1.586, -22.55, -13.45, -16.19, -21.71, 4.484, 0.542, -20.06, -19.03, -22.22, -12.46, -9.204, -11.31, -16.05, -15.28, 2.295, -21.1, -16.84, -18.32, -19.57, -22.03, -20.37, 4.767, -19.5, -20.39, -16.67, -14.72, -19.37, -22.57, -22.21, -19.48, -18.79, -8.81, -22.93, -22.01, -16.95, -20.98, -13.59, -16.28, -17.71, -16.73, -2.302, 3.036, 3.596, -14.97, -12.69, -16.12], "xaxis": "x10", "y": [2.088, 10.36, -10.13, -14.72, -2.028, 7.596, -9.463, 0.8989, 15.16, 2.89, 16.99, 0.6073, -3.853, 3.451, -6.816, -6.138, 3.483, 2.99, 4.461, -0.6453, 21.44, 6.688, 11.92, 2.517, 0.3676, -0.01316, -3.184, 4.468, 0.1919, -0.8645, 14.42, 8.697, -17.84, 12.03, -7.49, 21.47, -5.344, 8.972, 4.271, 1.52, -4.536, 7.786, 0.8989, 5.475, 1.228, -11.19, 13.47, -8.824, 0.8464, -2.7, -4.007, 9.119, 10.68, 2.866, 2.16, 6.634, 6.322, -13.87, -9.921, 12.59, 0.9949, 12.06, 0.2919, -1.848, 5.732, -19.46, -2.953], "yaxis": "y10"}], "layout": {}}
